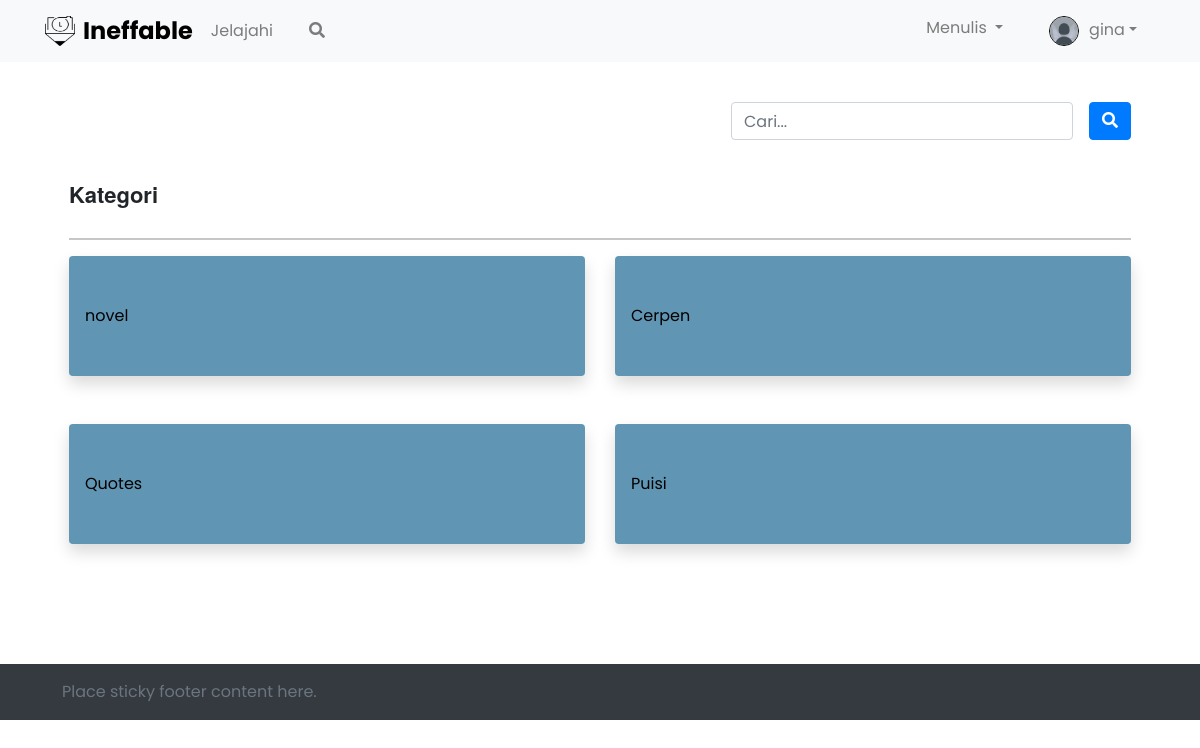
Page /beranda.php?beranda=search (signed in) on the committed database.
### tables this page shows
CREATE TABLE `tb_user` (
  `id` int(11) NOT NULL,
  `nama` varchar(100) NOT NULL,
  `username` varchar(100) NOT NULL,
  `email` varchar(100) NOT NULL,
  `password` varchar(100) NOT NULL,
  `photo` text NOT NULL
);

CREATE TABLE `tb_kategori` (
  `id` int(11) NOT NULL,
  `nama` varchar(100) NOT NULL
);

### search.php (the view, shortened to what this page needs)
<div class="container pt-md-3 d-flex justify-content-end">
    <form class="form-inline" method="get" action="">
        <div class="form-group mx-sm-3 mb-2">
            <input type="text" class="form-control" placeholder="Cari..." name="isi">
        </div>
        <button type="submit" class="btn btn-primary mb-2" name="cari"><i class="fa fa-search" aria-hidden="true"></i></button>
    </form>
</div>
<?php if (isset($_GET['cari'])) : ?>
    <div class="container pt-md-3">
        <div class="row">
            <div class="heading">
                <h5>Hasil Pencarian dari <?php echo $_GET['isi'] ?></h5>
            </div>
            <?php
            include "db/koneksi.php";
            $data_cerpen = $conn->query("SELECT * FROM tb_post WHERE judul LiKE '%$_GET[isi]%' AND status='publis'");
            $count = mysqli_num_rows($data_cerpen);
            if ($count > 0) {
                while ($cerpen = mysqli_fetch_array($data_cerpen)) {
            ?>
                    <div class="col-md-2 mx-md-3 datatab">
                        <div class="cover">
                            <img src="images/<?php echo $cerpen['photo'] ?>" alt="<?php echo $cerpen['judul']; ?>" height="300" class="img-hover">
                            <div class="middle">
                                <a href="tambah_perpustakaan.php?id=<?php echo $cerpen['id'] ?>">
                                    <div class="text">+ Ke Daftar Baca</div>
                                </a>
                                <a href="beranda.php?beranda=detail&id=<?php echo $cerpen['id'] ?>">
                                    <div class="text">Baca Sekarang</div>
                                </a>
                            </div>
                        </div>
                    </div>
            <?php
                }
            } else {
                echo "<h6>data yang kamu cari tidak ada</h6>";
            }
            ?>
        </div>
    </div>
<?php else : ?>
    <div class="container pt-md-3">
        <div class="row">
            <div class="col">
                <h2 class="my-md-3">Kategori</h2>
            </div>
        </div>
        <hr>
        <div class="row mt-md-2">
            <?php
            include "db/koneksi.php";
            $data = $conn->query("SELECT * FROM tb_kategori");
            while ($d = mysqli_fetch_array($data)) {
            ?>
                <div class="col-md-6 ">
                    <a href="beranda.php?beranda=kategori&id=<?php echo $d['id'] ?>" style="color: black; text-decoration: none;">
                        <div class="shadow  p-3 pt-5 pb-5 mb-5  rounded" style="background-color: #6096B4;"><?php echo $d['nama'] ?></div>
                    </a>
                </div>
            <?php
            }
            ?>
        </div>
    </div>
<?php endif ?>

### beranda.php (shortened to what this page needs)
<?php
include "db/koneksi.php";
?>
<!DOCTYPE html>
<html>
<head>
    <link href="https://cdn.jsdelivr.net/npm/bootstrap@5.0.0-beta3/dist/css/bootstrap.min.css" rel="stylesheet">
    <link rel="stylesheet" href="https://stackpath.bootstrapcdn.com/bootstrap/4.1.3/css/bootstrap.min.css">
    <link rel="stylesheet" href="https://pro.fontawesome.com/releases/v5.10.0/css/all.css" />
    <link rel="stylesheet" type="text/css" href="style.css">
</head>
<body>
    <nav class="navbar navbar-expand-md navbar-light bg-light">
        <div class="container">
            <img src="images/ine-logo.png" alt="" width="30" height="30" class="d-inline-block align-text-top">
            <font size="5" font="center"><a href="beranda.php" style="color: black; text-decoration: none;"><b class="ml-2">Ineffable</b> </a></font>
            <div class="navbar-collapse collapse" id="collapseNavbar">
                <ul class="navbar-nav">
                    <li class="nav-item">
                        <a class="nav-link" href="">Jelajahi</a>
                    </li>
                    <li class="nav-item">
                        <a class="nav-link" href="beranda.php?beranda=search"><i class="fas fa-search"></i></a>
                    </li>
                </ul>
                <ul class="navbar-nav ms-auto">
                    <li class="nav-item dropdown">
                        <a class="nav-link dropdown-toggle" href="#" id="navbarDropdown" role="button" data-bs-toggle="dropdown" aria-expanded="false">
                            Menulis
                        </a>
                    </li>
                    <li class="nav-item dropdown">
                        <?php
                        $select_user = $conn->query("SELECT * FROM tb_user WHERE email = '$_SESSION[email]' ");
                        while ($u = mysqli_fetch_array($select_user)) {
                        ?>
                            <?php if (empty($u['photo'])) : ?>
                                <a class="nav-link dropdown-toggle" href="#" id="navbarDropdown" role="button" data-bs-toggle="dropdown" aria-expanded="false">
                                    <img src="images/wa15.jpg" class="profile-image rounded-circle" style="object-fit: cover 50% 50% no-repeat; width:30px; height:30px; border: 1px solid #000; margin-left: 10px;"><span class="caret" style="margin-left: 10px;"><?php echo $u['username']; ?></span></a>
                            <?php endif ?>
                        <?php
                        }
                        ?>
                    </li>
                </ul>
            </div>
        </div>
    </nav>
    <div class="container p-md-4">
        <?php
        if (!empty($_GET['beranda'])) {
            if ($_GET['beranda'] == "profile") {
                include "profile.php";
            } elseif ($_GET['beranda'] == "create") {
                include "create.php";
            } elseif ($_GET['beranda'] == "arsip") {
                include "arsip.php";
            } elseif ($_GET['beranda'] == "edit") {
                include "edit_post.php";
            } elseif ($_GET['beranda'] == "delete") {
                include "delete_post.php";
            } elseif ($_GET['beranda'] == "detail") {
                include "detail.php";
            } elseif ($_GET['beranda'] == "add_perpus") {
                include "tambah_perpustakaan.php";
            } elseif ($_GET['beranda'] == "kategori") {
                include "kategori.php";
            } elseif ($_GET['beranda'] == "edit_profile") {
                include "edit_profile.php";
            } elseif ($_GET['beranda'] == "search_page") {
                include "search_page.php";
            } elseif ($_GET['beranda'] == "search") {
                include "search.php";
            } elseif ($_GET['beranda'] == "add-report") {
                include "add_report.php";
            } elseif ($_GET['beranda'] == "delete-komentar") {
                include "delete_komentar.php";
            } else {
                include "perpustakaan.php";
            }
        } else {
            include('home.php');
        }
        ?>
    </div>
    <div class="container-fluid bg-dark">
        <footer class="footer mt-5 p-md-3">
            <div class="container">
                <span class="text-muted p-md-3">Place sticky footer content here.</span>
            </div>
        </footer>
    </div>
</body>
</html>

### style.css (style rules this page uses)
* { margin: 0; padding: 0; box-sizing: border-box; font-family: "Poppins", sans-serif; }
@media (min-width: 768px) { .navbar-expand-md .navbar-nav .nav-link { padding-right: 18px; padding-left: 18px; } }

### beranda.php (style rules this page uses)
h2 { font-family: "Source Sans Pro", "Helvetica Neue", Helvetica, Arial, sans-serif; font-style: normal; font-weight: 700; font-size: 22px; line-height: 28px; height: 26px; }

### rows in the picture
tb_user: username "gina"
tb_kategori: nama "novel"
tb_kategori: nama "Cerpen"
tb_kategori: nama "Quotes"
tb_kategori: nama "Puisi"
